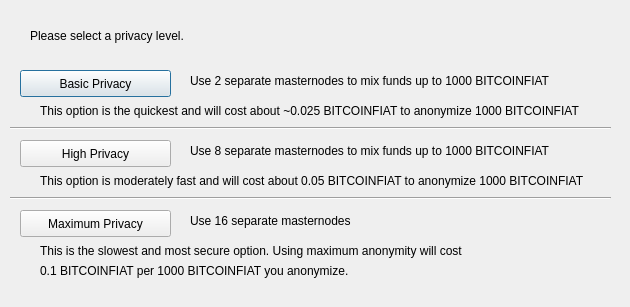
<?xml version="1.0" encoding="UTF-8"?>
<ui version="4.0">
 <class>DarksendConfig</class>
 <widget class="QDialog" name="DarksendConfig">
  <property name="geometry">
   <rect>
    <x>0</x>
    <y>0</y>
    <width>630</width>
    <height>307</height>
   </rect>
  </property>
  <property name="windowTitle">
   <string>Configure PrivateSend</string>
  </property>
  <widget class="QPushButton" name="buttonBasic">
   <property name="geometry">
    <rect>
     <x>20</x>
     <y>70</y>
     <width>151</width>
     <height>27</height>
    </rect>
   </property>
   <property name="text">
    <string>Basic Privacy</string>
   </property>
  </widget>
  <widget class="QPushButton" name="buttonHigh">
   <property name="geometry">
    <rect>
     <x>20</x>
     <y>140</y>
     <width>151</width>
     <height>27</height>
    </rect>
   </property>
   <property name="text">
    <string>High Privacy</string>
   </property>
  </widget>
  <widget class="QPushButton" name="buttonMax">
   <property name="geometry">
    <rect>
     <x>20</x>
     <y>210</y>
     <width>151</width>
     <height>27</height>
    </rect>
   </property>
   <property name="text">
    <string>Maximum Privacy</string>
   </property>
  </widget>
  <widget class="QLabel" name="label">
   <property name="geometry">
    <rect>
     <x>30</x>
     <y>20</y>
     <width>571</width>
     <height>31</height>
    </rect>
   </property>
   <property name="text">
    <string>Please select a privacy level.</string>
   </property>
  </widget>
  <widget class="QLabel" name="label_2">
   <property name="geometry">
    <rect>
     <x>190</x>
     <y>70</y>
     <width>421</width>
     <height>21</height>
    </rect>
   </property>
   <property name="text">
    <string>Use 2 separate masternodes to mix funds up to 1000 BITCOINFIAT</string>
   </property>
  </widget>
  <widget class="QLabel" name="label_3">
   <property name="geometry">
    <rect>
     <x>190</x>
     <y>140</y>
     <width>411</width>
     <height>21</height>
    </rect>
   </property>
   <property name="text">
    <string>Use 8 separate masternodes to mix funds up to 1000 BITCOINFIAT</string>
   </property>
  </widget>
  <widget class="QLabel" name="label_4">
   <property name="geometry">
    <rect>
     <x>190</x>
     <y>210</y>
     <width>421</width>
     <height>21</height>
    </rect>
   </property>
   <property name="text">
    <string>Use 16 separate masternodes</string>
   </property>
  </widget>
  <widget class="QLabel" name="label_6">
   <property name="geometry">
    <rect>
     <x>40</x>
     <y>100</y>
     <width>561</width>
     <height>21</height>
    </rect>
   </property>
   <property name="text">
    <string>This option is the quickest and will cost about ~0.025 BITCOINFIAT to anonymize 1000 BITCOINFIAT</string>
   </property>
  </widget>
  <widget class="QLabel" name="label_7">
   <property name="geometry">
    <rect>
     <x>40</x>
     <y>170</y>
     <width>561</width>
     <height>21</height>
    </rect>
   </property>
   <property name="text">
    <string>This option is moderately fast and will cost about 0.05 BITCOINFIAT to anonymize 1000 BITCOINFIAT</string>
   </property>
  </widget>
  <widget class="QLabel" name="label_8">
   <property name="geometry">
    <rect>
     <x>40</x>
     <y>240</y>
     <width>561</width>
     <height>21</height>
    </rect>
   </property>
   <property name="text">
    <string>This is the slowest and most secure option. Using maximum anonymity will cost</string>
   </property>
  </widget>
  <widget class="QLabel" name="label_9">
   <property name="geometry">
    <rect>
     <x>40</x>
     <y>260</y>
     <width>561</width>
     <height>21</height>
    </rect>
   </property>
   <property name="text">
    <string>0.1 BITCOINFIAT per 1000 BITCOINFIAT you anonymize.</string>
   </property>
  </widget>
  <widget class="Line" name="line">
   <property name="geometry">
    <rect>
     <x>10</x>
     <y>120</y>
     <width>601</width>
     <height>16</height>
    </rect>
   </property>
   <property name="orientation">
    <enum>Qt::Horizontal</enum>
   </property>
  </widget>
  <widget class="Line" name="line_2">
   <property name="geometry">
    <rect>
     <x>10</x>
     <y>190</y>
     <width>601</width>
     <height>16</height>
    </rect>
   </property>
   <property name="orientation">
    <enum>Qt::Horizontal</enum>
   </property>
  </widget>
 </widget>
 <resources/>
 <connections/>
</ui>
